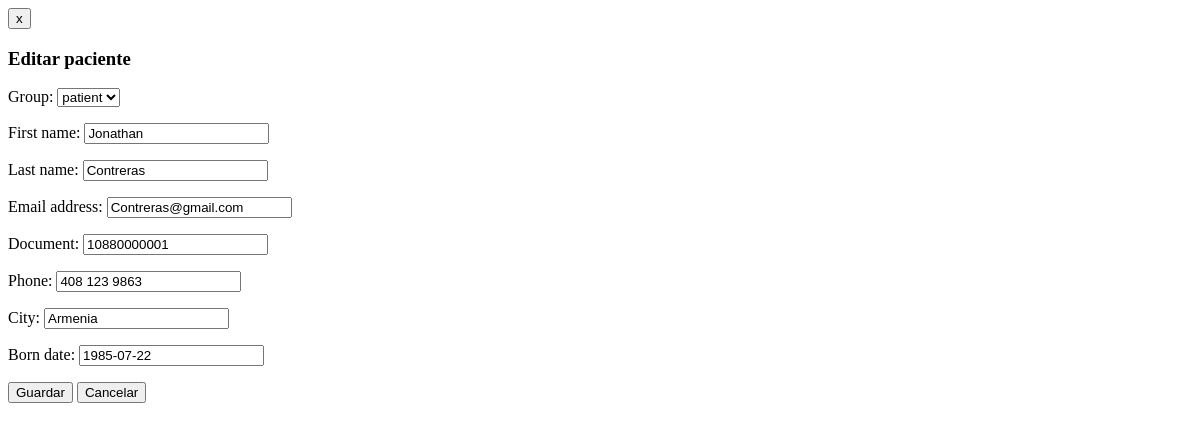
Before: /users/edit/6/ with the older database file.
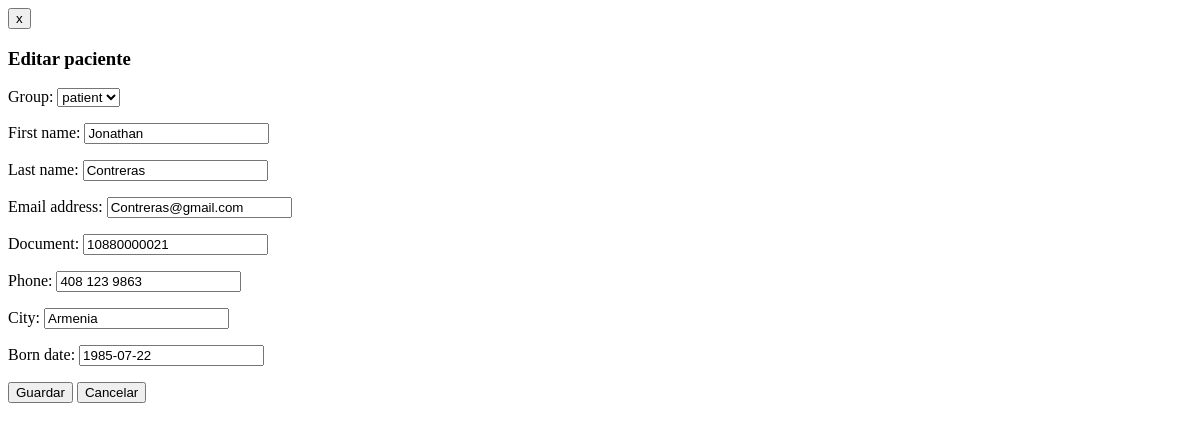
After: the same page with the newer database file.
### apps/users/models.py (models this page shows, shortened)
class Users(AbstractUser):
    document = models.CharField(blank=True, null=True,max_length=40)
    born_date = models.DateField(blank=True, null=True)
    phone = models.CharField(max_length=20, blank=True, null=True)
    address = models.CharField(max_length=100, blank=True, null=True)
    city = models.CharField(blank=True, null=True,max_length=30)
    group = models.ForeignKey(Group, null=True)
    class Meta:
        db_table = 'users'

### apps/users/views.py (the view)
# urls.py: url(r'^edit/(?P<pk>.+)/$',EditPatient.as_view(), name="edit_patient"),
class EditPatient(UpdateView):
    model = Users
    template_name = 'users/edit_patient.html'
    form_class = EditUserForm
    success_url = reverse_lazy('list_patient')

### apps/users/forms.py
class EditUserForm(forms.ModelForm):
    class Meta:
        model = Users
        fields = ['group', 'first_name', 'last_name', 'email','document', 'phone', 'city', 'born_date']

### templates/users/edit_patient.html (shortened to what this page needs)
<div class="modal-dialog modal-lg">
        <div class="modal-content">
                {% if object %}
                <form role="form" action="{% url 'edit_patient' object.pk %}" method="post">
                {% endif %}
                        <div class="modal-header">
                <button type="button" class="close" data-dismiss="modal">x</button>
                <h3>Editar paciente</h3>
            </div>
            <div class="modal-body">
                                <div class="panel panel-default">
                                        <div class="panel-body">
                                                {{ form.as_p }}
                                        </div>
                                </div>
                        </div>
                        <div class="modal-footer">
                                <div class="col-lg-12 text-right">
                                        <input type="submit" class="btn btn-primary" name="submit" value="Guardar">
                                        <button type="button" class="btn btn-default" onclick="return cerrar_modal()">
                                                Cancelar
                                        </button>
                                </div>
                        </div>
                </form>
        </div>
</div>

Changed rows visible on the page:
changed Users "patient": document "10880000001" → "10880000021"
